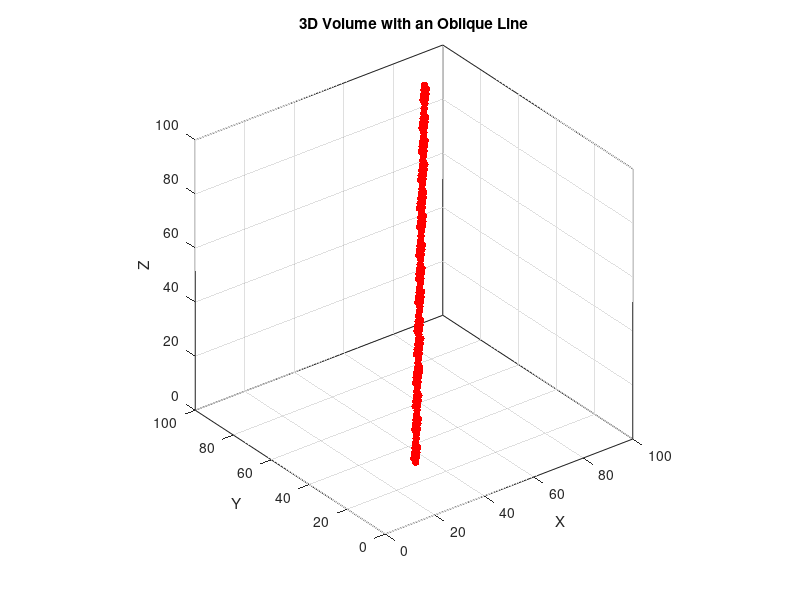

Write the MATLAB code that produced this figure. (Note: this script raises an error after producing the figure.)
% Define volume size
volSize = [100, 100, 100];
V = zeros(volSize);

% Define starting and ending coordinates for an arbitrary 3D oblique line: [x, y, z]
P1 = [10, 20, 15];
P2 = [90, 85, 95];

num_points = 300; % Number of points to interpolate
x_line = linspace(P1(1), P2(1), num_points);
y_line = linspace(P1(2), P2(2), num_points);
z_line = linspace(P1(3), P2(3), num_points);

% Combine and round to nearest integer for voxel indices
points = round([x_line', y_line', z_line']);
points = unique(points, 'rows');

% Set voxel values
for i = 1:size(points, 1)
    x = points(i, 1);
    y = points(i, 2);
    z = points(i, 3);
    
    % Ensure indices are within bounds
    x(x < 1) = 1; x(x > volSize(1)) = volSize(1);
    y(y < 1) = 1; y(y > volSize(2)) = volSize(2);
    z(z < 1) = 1; z(z > volSize(3)) = volSize(3);
    
    % Set the corresponding voxels to 1
    idx = sub2ind(volSize, x, y, z);
    V(idx) = 1;
end

% Visualize using 3D scatter plot
figure('Name', 'Original 3D Line');
[y_pts, x_pts, z_pts] = ind2sub(volSize, find(V));
scatter3(x_pts, y_pts, z_pts, 30, 'r', 'filled');

% Adjust view
view(3);
axis equal;
axis([0 volSize(1) 0 volSize(2) 0 volSize(3)]);
xlabel('X'); 
ylabel('Y'); 
zlabel('Z');
title('3D Volume with an Oblique Line');
grid on;
box on;

%% --- New Section: Reconstruction using multiple projections ---
% Take pictures at 5 degree intervals to create gradual stereo pairs across 180 deg
disp('Taking Gradual Stereo Volume Pictures...');
recon_angles = 0:5:180;
recon_pictures = take_volume_pictures(V, recon_angles, 'Y');

% Reconstruct the 3D volume from the pictures
disp('Reconstructing Volume...');
Reconstructed_V = reconstruct_volume(recon_pictures, recon_angles, 'Y', volSize);

% Visualize the original and newly reconstructed 3D volumes
figure('Name', 'Multi-Angle Reconstruction Overlay');
hold on;

% Plot Original Line in Red
[y_orig, x_orig, z_orig] = ind2sub(volSize, find(V));
s1 = scatter3(x_orig, y_orig, z_orig, 50, 'r', 'filled', 'MarkerFaceAlpha', 0.5);

% Plot Reconstructed Line in Blue
[y_recon, x_recon, z_recon] = ind2sub(volSize, find(Reconstructed_V));
if ~isempty(x_recon)
    s2 = scatter3(x_recon, y_recon, z_recon, 30, 'b', 'filled');
    legend([s1, s2], {'Original Line', 'Reconstructed Line'});
    title('Overlay: Original (Red) vs Multi-Angle Reconstructed (Blue)');
else
    legend(s1, {'Original Line (None Reconstructed)'});
    title('Overlay: Original Line ONLY (Reconstruction Failed)');
end

view(3); 
axis equal;
axis([0 volSize(1) 0 volSize(2) 0 volSize(3)]);
xlabel('X'); ylabel('Y'); zlabel('Z');
grid on;
box on;
hold off;

% Save overlay frame
saveas(gcf, 'C:\Users\banerjee\.gemini\antigravity\brain\30d2e639-d822-4229-abed-ca661719e24d\qa_volume_overlay.png');

% Calculate the absolute difference between the two volumes
Diff_V = abs(V - Reconstructed_V);
num_original_voxels = sum(V(:));
num_reconstructed_voxels = sum(Reconstructed_V(:));
num_error_voxels = sum(Diff_V(:));

fprintf('\n--- Reconstruction Stats ---\n');
fprintf('Original Voxels: %d\n', num_original_voxels);
fprintf('Reconstructed Voxels: %d\n', num_reconstructed_voxels);
fprintf('Differing Voxels (Error): %d\n', num_error_voxels);
fprintf('Error Rate vs Original: %.2f%%\n', (num_error_voxels / num_original_voxels) * 100);
